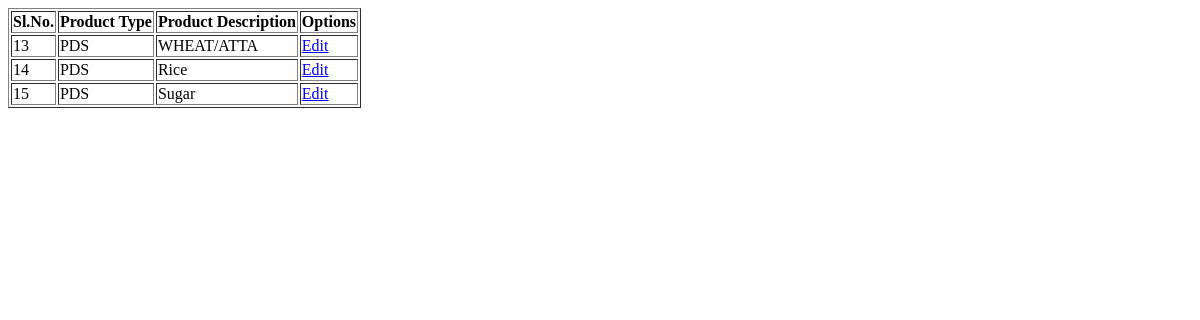
Page /masters23072018/prod_master_view.php (signed in) on the earlier database version.
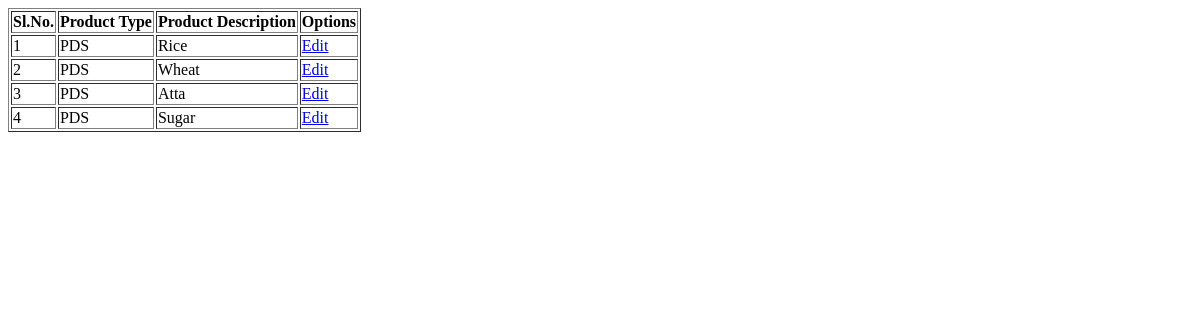
Same page on the later database version.
### tables this page shows
CREATE TABLE `m_products` (
  `sl_no` int(11) NOT NULL,
  `prod_type` varchar(20) NOT NULL,
  `prod_desc` varchar(150) NOT NULL,
  `created_by` varchar(50) DEFAULT NULL,
  `created_dt` datetime DEFAULT NULL,
  `modified_by` varchar(50) DEFAULT NULL,
  `modified_dt` datetime DEFAULT NULL
);

### masters23072018/prod_master_view.php (the view, shortened to what this page needs)
<?php
        require("../db/db_connect.php");
	$rtv="select sl_no,prod_type,prod_desc from m_products";
	$result=mysqli_query($db_connect,$rtv);
?>
<html>
<head>
<head>
<body>
	<table border="1">
		<tr>
                	<th>Sl.No.</th>
			<th>Product Type</th>
			<th>Product Description</th>
                        <th>Options</th>
                </tr>
		<?php
			if($result){
                		if(mysqli_num_rows($result) > 0){
                        		while($rtv_data=mysqli_fetch_assoc($result)){
                                		$slno=$rtv_data['sl_no'];
						$prodtype=$rtv_data['prod_type'];
						$proddesc=$rtv_data['prod_desc'];
		?>
						<tr>
						    <td><?php echo $slno; ?></td>
						    <td><?php echo $prodtype; ?></td>
						    <td><?php echo $proddesc; ?></td>
						    <td><a href="../edit/prod_edit.php?sl_no=<?php echo $slno; ?>" >Edit</td>
						</tr>
		<?php
                                		}
                			}
        		}
		?>
        </table>
</body>
</html>

Differences in the rows shown:
removed m_products: sl_no "13", prod_type "PDS", prod_desc "WHEAT/ATTA"
removed m_products: sl_no "14", prod_type "PDS", prod_desc "Rice"
removed m_products: sl_no "15", prod_type "PDS", prod_desc "Sugar"
added m_products: sl_no "1", prod_type "PDS", prod_desc "Rice"
added m_products: sl_no "2", prod_type "PDS", prod_desc "Wheat"
added m_products: sl_no "3", prod_type "PDS", prod_desc "Atta"
added m_products: sl_no "4", prod_type "PDS", prod_desc "Sugar"
